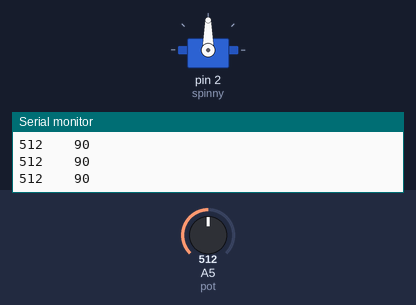
This sketch was run on a simulated Arduino Uno, built with avr-gcc and run on an emulated ATmega328P. Shown: servo, the last lines printed to the serial monitor. The test bench sets the inputs (shaded band); at power-on: A5 (pot) = 512.

Above: at 2.2 s.
2.3 s: A5 (pot) set to 555
At 2.6 s:
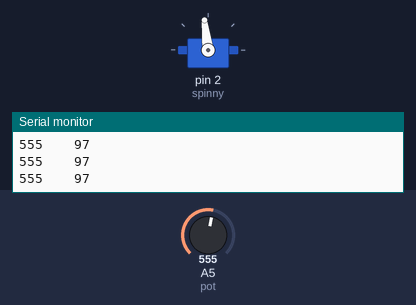
3.8 s: A5 (pot) set to 582
At 5.0 s:
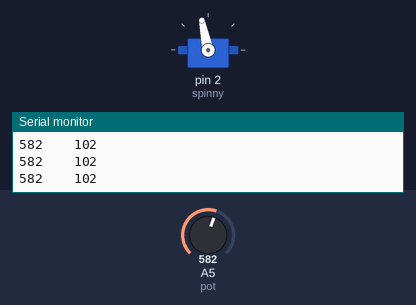
5.3 s: A5 (pot) set to 306
At 6.0 s:
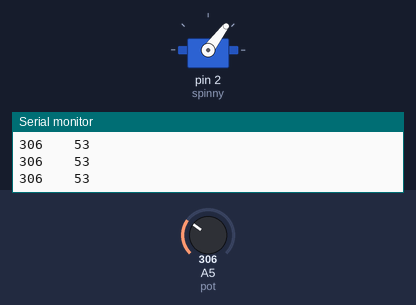
6.8 s: A5 (pot) set to 104
At 8.0 s:
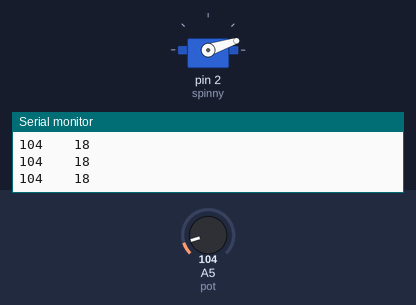
8.3 s: A5 (pot) set to 90
At 9.5 s:
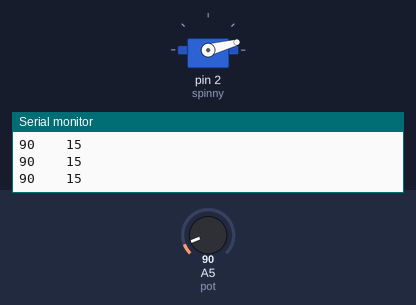
9.8 s: A5 (pot) set to 716
At 10.9 s:
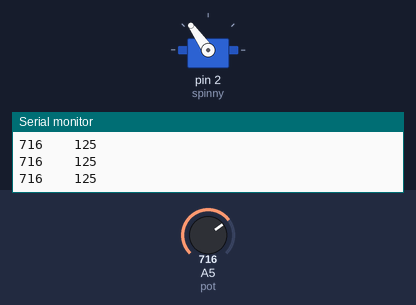
Timing chart, 0 to 12.3 s (numbered marks = the images above; inputs shaded):
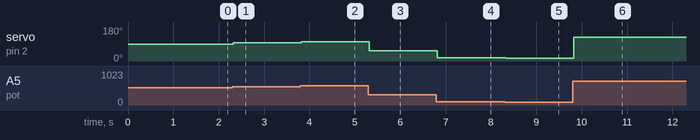

Measured:
- after the input at 2.3 s, servo on pin 2 (spinny): 90° → 97° at once
- after the input at 3.8 s, servo on pin 2 (spinny): 97° → 102° at once
- after the input at 5.3 s, servo on pin 2 (spinny): 102° → 53° at once
- after the input at 6.8 s, servo on pin 2 (spinny): 53° → 18° at once
- after the input at 8.3 s, servo on pin 2 (spinny): 18° → 15° at once
- after the input at 9.8 s, servo on pin 2 (spinny): 15° → 125° at once

The sketch:

2022-09-23_Servos.ino
```cpp
#include <Servo.h>
const int pot = A5;

int value = 0;
int angle = 0;

Servo spinny;

void setup() {
  Serial.begin (9600);
  pinMode (pot, INPUT);
  spinny.attach (2);
  spinny.write (90);
  delay (1000);
}

void loop() {
  value = analogRead (pot) ;
  angle = value/5.688889;
  Serial.print (value);
  Serial.print ("    ");
  Serial.println (angle);
  spinny.write (angle);
}
```
